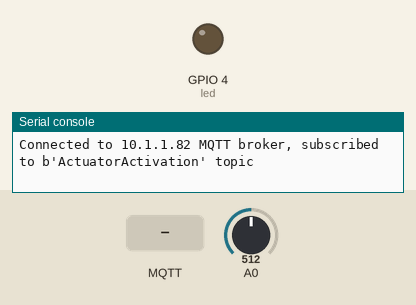
The program below on a simulated ESP8266 board running MicroPython. On the bench: output pins drawn as LEDs (lit = HIGH), the last lines printed to the serial console. The test bench sets the inputs (shaded band); at power-on: A0 = 512 (analog values on the 0–1023 scale). No MQTT or app messages arrive unless stated; the clock reads 2024-03-15 10:24:30 at power-on unless the program sets it.

Above: at 1.3 s.
1.4 s: MQTT message "on" arrives on the first subscribed topic
At 1.9 s:
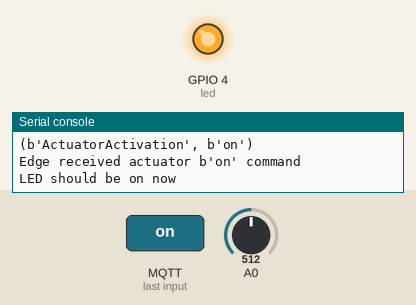
4.4 s: MQTT message "off" arrives on the first subscribed topic
At 5.4 s:
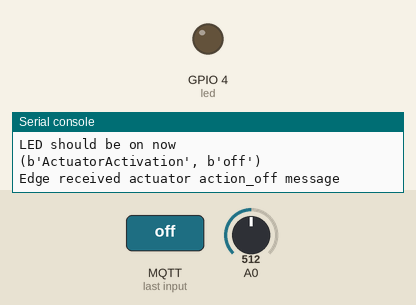
Timing chart, 0 to 7.4 s (numbered marks = the images above; inputs shaded):
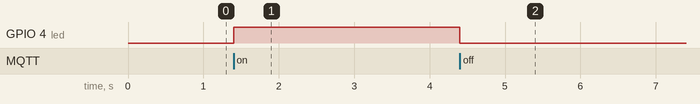

Measured:
- after the input at 1.4 s, GPIO 4 (led): LOW → HIGH at once
- after the input at 4.4 s, GPIO 4 (led): HIGH → LOW at once

The program:

lab05_mqtt_pubntc_subled.py
```python
import esp
import gc
import machine
import math
import micropython
import network
import ubinascii
import time
from umqttsimple import MQTTClient

# Disable debug, enable garbage collection
esp.osdebug(None)
gc.collect()

# Set up for MQTT
mqtt_server = '10.1.1.82'
client_id = ubinascii.hexlify(machine.unique_id())
topic_sub = b'ActuatorActivation'
topic_pub = b'SensorReading'
last_message = 0
message_interval = 5
counter = 0

# Set up for thermistor
adcPin = 0
Vcc = 3.3
R2 = 33000
adcRes = 1024.0
A = 0.001129148
B = 0.000234125
C = 0.0000000876741
adc = machine.ADC(adcPin)

# Set up for LED
ledPin = 4
led = machine.Signal(ledPin, machine.Pin.OUT, invert=False)

# Define function
def sub_cb(topic, msg):
    print((topic, msg))
    if topic == b'ActuatorActivation' and msg == b'on':
        print('Edge received actuator %s command' %(str(msg)))
        led.on()
        print('LED should be on now')
    elif topic == b'ActuatorActivation' and msg == b'off':
        print('Edge received actuator action_off message')
        led.off()
    else:
        print('Nothing to see, move along')

# Define function connect to MQTT broker and subscribe to topic
def connect_and_subscribe():
    global client_id, mqtt_server, topic_sub
    client = MQTTClient(client_id, mqtt_server)
    client.set_callback(sub_cb)
    client.connect()
    client.subscribe(topic_sub)
    print('Connected to %s MQTT broker, subscribed to %s topic' % (mqtt_server, topic_sub))
    return client

# Define function microcontroller reset
def restart_and_reconnect():
    print('Failed to connect to MQTT broker. Reconnecting...')
    time.sleep(10)
    machine.reset()

# Define function acquire sensor value
def acquire_sensor():
    sensor = 'Temperature'
    adcValue = adc.read()
    Vntc = adcValue / adcRes
    Rntc = (Vntc * R2) / (Vcc - Vntc)
    temp = (1 / (A + (B * math.log(Rntc)) + (C * (math.log(Rntc))**3))) - 273.15
    return str(temp)

try:
    client = connect_and_subscribe()
except OSError as e:
    restart_and_reconnect()

while True:
    try:
        client.check_msg()
        if (time.time() - last_message) > message_interval:
            msg = acquire_sensor()
            client.publish(topic_pub, msg)
            last_message = time.time()
            counter += 1
    except OSError as e:
        restart_and_reconnect()
```
